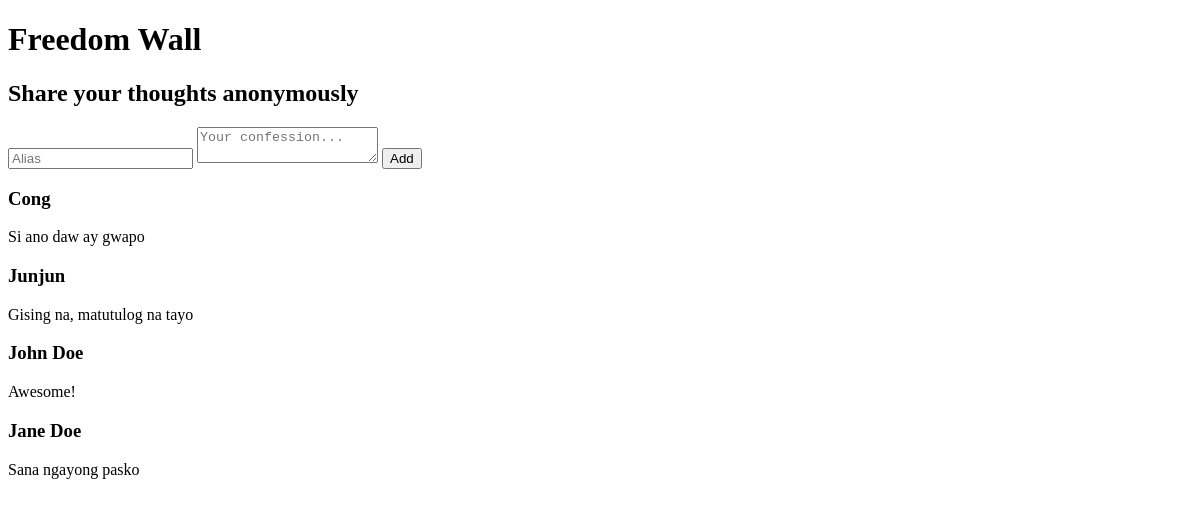
The app's page /freedom-app/, older data.
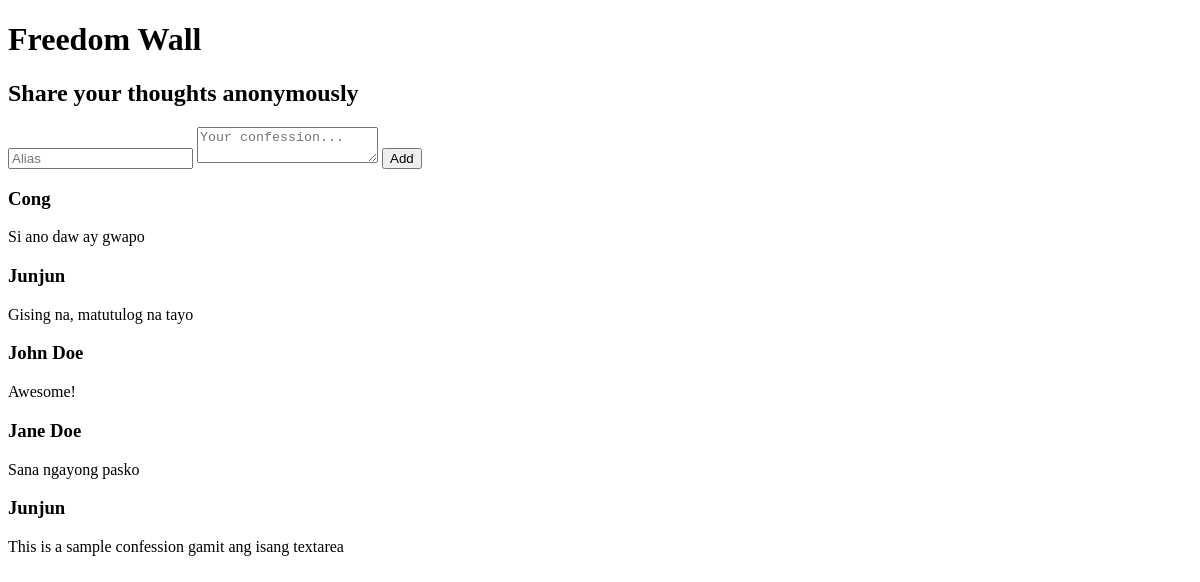
The same page, newer data.
### freedomApp/models.py (models this page shows)
class Confession(models.Model):
    user_alias = models.CharField(max_length=15, blank=False)
    confession = models.TextField(max_length=2000, blank=False)
    timestamp = models.DateField(auto_now_add=True, auto_now=False, blank=True)

### freedomApp/views.py (the view)
# urls.py: path('', views.index, name='index'),
def index(request):
    all_confession_items = Confession.objects.all()
    return render(request, 'freedomApp/index.html', {'all_items': all_confession_items})

### freedomApp/templates/freedomApp/index.html (shortened to what this page needs)
{% extends 'base.html' %} {% block content %}
<div class="confessions-card">
  {% for item in all_items %}
  <h3>{{ item.user_alias }}</h3>
  <p>{{ item.confession }}</p>
  {% endfor %}
</div>
{% endblock content %} {% block input-form %}
<div class="input-card">
  <form action="addConfession" method="post" class="main-input-form">
    <input
      type="text"
      name="user-alias"
      placeholder="Alias"
      class="name-input"
      required
    />
    <textarea
      name="confession"
      placeholder="Your confession..."
      class="confession-input form-control"
      required
    ></textarea>
    <input type="submit" value="Add" class="submit-btn" />
  </form>
</div>
{% endblock input-form %}

Row changes from the older to the newer data that the page shows:
added Confession: user_alias "Junjun", confession "This is a sample confession gamit ang isang textarea"
